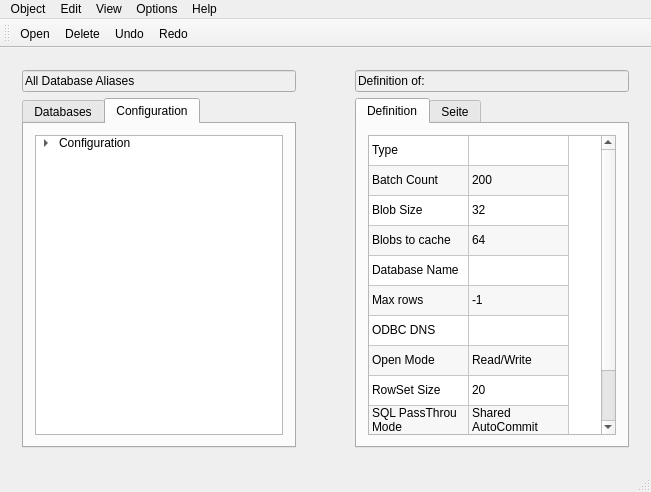
<?xml version="1.0" encoding="UTF-8"?>
<ui version="4.0">
 <class>MainWindow</class>
 <widget class="QMainWindow" name="MainWindow">
  <property name="geometry">
   <rect>
    <x>0</x>
    <y>0</y>
    <width>651</width>
    <height>492</height>
   </rect>
  </property>
  <property name="windowTitle">
   <string>BDEadmin</string>
  </property>
  <widget class="QWidget" name="centralWidget">
   <layout class="QHBoxLayout" name="horizontalLayout_2">
    <item>
     <layout class="QHBoxLayout" name="horizontalLayout">
      <item>
       <widget class="QWidget" name="widget" native="true">
        <property name="sizePolicy">
         <sizepolicy hsizetype="Expanding" vsizetype="Preferred">
          <horstretch>0</horstretch>
          <verstretch>0</verstretch>
         </sizepolicy>
        </property>
        <layout class="QVBoxLayout" name="verticalLayout_2">
         <item>
          <layout class="QVBoxLayout" name="verticalLayout">
           <item>
            <widget class="QLineEdit" name="lineEdit">
             <property name="enabled">
              <bool>false</bool>
             </property>
             <property name="palette">
              <palette>
               <active>
                <colorrole role="WindowText">
                 <brush brushstyle="SolidPattern">
                  <color alpha="255">
                   <red>0</red>
                   <green>0</green>
                   <blue>0</blue>
                  </color>
                 </brush>
                </colorrole>
                <colorrole role="Dark">
                 <brush brushstyle="SolidPattern">
                  <color alpha="255">
                   <red>0</red>
                   <green>0</green>
                   <blue>0</blue>
                  </color>
                 </brush>
                </colorrole>
                <colorrole role="Text">
                 <brush brushstyle="SolidPattern">
                  <color alpha="255">
                   <red>0</red>
                   <green>0</green>
                   <blue>0</blue>
                  </color>
                 </brush>
                </colorrole>
                <colorrole role="ButtonText">
                 <brush brushstyle="SolidPattern">
                  <color alpha="255">
                   <red>0</red>
                   <green>0</green>
                   <blue>0</blue>
                  </color>
                 </brush>
                </colorrole>
               </active>
               <inactive>
                <colorrole role="WindowText">
                 <brush brushstyle="SolidPattern">
                  <color alpha="255">
                   <red>0</red>
                   <green>0</green>
                   <blue>0</blue>
                  </color>
                 </brush>
                </colorrole>
                <colorrole role="Dark">
                 <brush brushstyle="SolidPattern">
                  <color alpha="255">
                   <red>0</red>
                   <green>0</green>
                   <blue>0</blue>
                  </color>
                 </brush>
                </colorrole>
                <colorrole role="Text">
                 <brush brushstyle="SolidPattern">
                  <color alpha="255">
                   <red>0</red>
                   <green>0</green>
                   <blue>0</blue>
                  </color>
                 </brush>
                </colorrole>
                <colorrole role="ButtonText">
                 <brush brushstyle="SolidPattern">
                  <color alpha="255">
                   <red>0</red>
                   <green>0</green>
                   <blue>0</blue>
                  </color>
                 </brush>
                </colorrole>
               </inactive>
               <disabled>
                <colorrole role="WindowText">
                 <brush brushstyle="SolidPattern">
                  <color alpha="255">
                   <red>0</red>
                   <green>0</green>
                   <blue>0</blue>
                  </color>
                 </brush>
                </colorrole>
                <colorrole role="Dark">
                 <brush brushstyle="SolidPattern">
                  <color alpha="255">
                   <red>0</red>
                   <green>0</green>
                   <blue>0</blue>
                  </color>
                 </brush>
                </colorrole>
                <colorrole role="Text">
                 <brush brushstyle="SolidPattern">
                  <color alpha="255">
                   <red>0</red>
                   <green>0</green>
                   <blue>0</blue>
                  </color>
                 </brush>
                </colorrole>
                <colorrole role="ButtonText">
                 <brush brushstyle="SolidPattern">
                  <color alpha="255">
                   <red>0</red>
                   <green>0</green>
                   <blue>0</blue>
                  </color>
                 </brush>
                </colorrole>
               </disabled>
              </palette>
             </property>
             <property name="text">
              <string>All Database Aliases</string>
             </property>
            </widget>
           </item>
           <item>
            <widget class="QTabWidget" name="tabWidget">
             <property name="currentIndex">
              <number>1</number>
             </property>
             <widget class="QWidget" name="tab">
              <attribute name="title">
               <string>Databases</string>
              </attribute>
              <layout class="QVBoxLayout" name="verticalLayout_6">
               <item>
                <layout class="QVBoxLayout" name="verticalLayout_5">
                 <item>
                  <widget class="QTreeWidget" name="treeWidget">
                   <attribute name="headerVisible">
                    <bool>false</bool>
                   </attribute>
                   <column>
                    <property name="text">
                     <string>1</string>
                    </property>
                   </column>
                   <item>
                    <property name="text">
                     <string>Databases</string>
                    </property>
                    <item>
                     <property name="text">
                      <string>FLEET</string>
                     </property>
                    </item>
                   </item>
                  </widget>
                 </item>
                </layout>
               </item>
              </layout>
             </widget>
             <widget class="QWidget" name="tab_2">
              <attribute name="title">
               <string>Configuration</string>
              </attribute>
              <layout class="QVBoxLayout" name="verticalLayout_10">
               <item>
                <layout class="QVBoxLayout" name="verticalLayout_9">
                 <item>
                  <widget class="QTreeWidget" name="treeWidget_2">
                   <attribute name="headerVisible">
                    <bool>false</bool>
                   </attribute>
                   <column>
                    <property name="text">
                     <string>1</string>
                    </property>
                   </column>
                   <item>
                    <property name="text">
                     <string>Configuration</string>
                    </property>
                    <item>
                     <property name="text">
                      <string>Drivers</string>
                     </property>
                     <item>
                      <property name="text">
                       <string>Native</string>
                      </property>
                      <item>
                       <property name="text">
                        <string>dBase</string>
                       </property>
                      </item>
                     </item>
                     <item>
                      <property name="text">
                       <string>ODBC</string>
                      </property>
                     </item>
                    </item>
                    <item>
                     <property name="text">
                      <string>System</string>
                     </property>
                     <item>
                      <property name="text">
                       <string>Init</string>
                      </property>
                     </item>
                     <item>
                      <property name="text">
                       <string>Formats</string>
                      </property>
                      <item>
                       <property name="text">
                        <string>Date</string>
                       </property>
                      </item>
                      <item>
                       <property name="text">
                        <string>Time</string>
                       </property>
                      </item>
                     </item>
                    </item>
                   </item>
                  </widget>
                 </item>
                </layout>
               </item>
              </layout>
             </widget>
            </widget>
           </item>
          </layout>
         </item>
        </layout>
       </widget>
      </item>
      <item>
       <spacer name="horizontalSpacer">
        <property name="orientation">
         <enum>Qt::Horizontal</enum>
        </property>
        <property name="sizeType">
         <enum>QSizePolicy::Preferred</enum>
        </property>
        <property name="sizeHint" stdset="0">
         <size>
          <width>40</width>
          <height>20</height>
         </size>
        </property>
       </spacer>
      </item>
      <item>
       <widget class="QWidget" name="widget_2" native="true">
        <property name="sizePolicy">
         <sizepolicy hsizetype="Expanding" vsizetype="Preferred">
          <horstretch>0</horstretch>
          <verstretch>0</verstretch>
         </sizepolicy>
        </property>
        <layout class="QVBoxLayout" name="verticalLayout_4">
         <item>
          <layout class="QVBoxLayout" name="verticalLayout_3">
           <item>
            <widget class="QLineEdit" name="lineEdit_2">
             <property name="enabled">
              <bool>false</bool>
             </property>
             <property name="palette">
              <palette>
               <active>
                <colorrole role="WindowText">
                 <brush brushstyle="SolidPattern">
                  <color alpha="255">
                   <red>0</red>
                   <green>0</green>
                   <blue>0</blue>
                  </color>
                 </brush>
                </colorrole>
                <colorrole role="Dark">
                 <brush brushstyle="SolidPattern">
                  <color alpha="255">
                   <red>0</red>
                   <green>0</green>
                   <blue>0</blue>
                  </color>
                 </brush>
                </colorrole>
                <colorrole role="Text">
                 <brush brushstyle="SolidPattern">
                  <color alpha="255">
                   <red>0</red>
                   <green>0</green>
                   <blue>0</blue>
                  </color>
                 </brush>
                </colorrole>
                <colorrole role="ButtonText">
                 <brush brushstyle="SolidPattern">
                  <color alpha="255">
                   <red>0</red>
                   <green>0</green>
                   <blue>0</blue>
                  </color>
                 </brush>
                </colorrole>
               </active>
               <inactive>
                <colorrole role="WindowText">
                 <brush brushstyle="SolidPattern">
                  <color alpha="255">
                   <red>0</red>
                   <green>0</green>
                   <blue>0</blue>
                  </color>
                 </brush>
                </colorrole>
                <colorrole role="Dark">
                 <brush brushstyle="SolidPattern">
                  <color alpha="255">
                   <red>0</red>
                   <green>0</green>
                   <blue>0</blue>
                  </color>
                 </brush>
                </colorrole>
                <colorrole role="Text">
                 <brush brushstyle="SolidPattern">
                  <color alpha="255">
                   <red>0</red>
                   <green>0</green>
                   <blue>0</blue>
                  </color>
                 </brush>
                </colorrole>
                <colorrole role="ButtonText">
                 <brush brushstyle="SolidPattern">
                  <color alpha="255">
                   <red>0</red>
                   <green>0</green>
                   <blue>0</blue>
                  </color>
                 </brush>
                </colorrole>
               </inactive>
               <disabled>
                <colorrole role="WindowText">
                 <brush brushstyle="SolidPattern">
                  <color alpha="255">
                   <red>0</red>
                   <green>0</green>
                   <blue>0</blue>
                  </color>
                 </brush>
                </colorrole>
                <colorrole role="Dark">
                 <brush brushstyle="SolidPattern">
                  <color alpha="255">
                   <red>0</red>
                   <green>0</green>
                   <blue>0</blue>
                  </color>
                 </brush>
                </colorrole>
                <colorrole role="Text">
                 <brush brushstyle="SolidPattern">
                  <color alpha="255">
                   <red>0</red>
                   <green>0</green>
                   <blue>0</blue>
                  </color>
                 </brush>
                </colorrole>
                <colorrole role="ButtonText">
                 <brush brushstyle="SolidPattern">
                  <color alpha="255">
                   <red>0</red>
                   <green>0</green>
                   <blue>0</blue>
                  </color>
                 </brush>
                </colorrole>
               </disabled>
              </palette>
             </property>
             <property name="text">
              <string>Definition of:</string>
             </property>
            </widget>
           </item>
           <item>
            <widget class="QTabWidget" name="tabWidget_2">
             <property name="currentIndex">
              <number>0</number>
             </property>
             <widget class="QWidget" name="tab_3">
              <attribute name="title">
               <string>Definition</string>
              </attribute>
              <layout class="QVBoxLayout" name="verticalLayout_8">
               <item>
                <layout class="QVBoxLayout" name="verticalLayout_7">
                 <item>
                  <widget class="QTableWidget" name="DefTable">
                   <property name="alternatingRowColors">
                    <bool>true</bool>
                   </property>
                   <property name="wordWrap">
                    <bool>true</bool>
                   </property>
                   <property name="cornerButtonEnabled">
                    <bool>false</bool>
                   </property>
                   <attribute name="horizontalHeaderVisible">
                    <bool>false</bool>
                   </attribute>
                   <attribute name="verticalHeaderVisible">
                    <bool>false</bool>
                   </attribute>
                   <attribute name="verticalHeaderStretchLastSection">
                    <bool>false</bool>
                   </attribute>
                   <row>
                    <property name="text">
                     <string>row1</string>
                    </property>
                   </row>
                   <row>
                    <property name="text">
                     <string>row2</string>
                    </property>
                   </row>
                   <row>
                    <property name="text">
                     <string>row3</string>
                    </property>
                   </row>
                   <row>
                    <property name="text">
                     <string>row4</string>
                    </property>
                   </row>
                   <row>
                    <property name="text">
                     <string>row5</string>
                    </property>
                   </row>
                   <row>
                    <property name="text">
                     <string>row6</string>
                    </property>
                   </row>
                   <row>
                    <property name="text">
                     <string>row7</string>
                    </property>
                   </row>
                   <row>
                    <property name="text">
                     <string>row8</string>
                    </property>
                   </row>
                   <row>
                    <property name="text">
                     <string>row9</string>
                    </property>
                   </row>
                   <row>
                    <property name="text">
                     <string>row10</string>
                    </property>
                   </row>
                   <row>
                    <property name="text">
                     <string>row11</string>
                    </property>
                   </row>
                   <column>
                    <property name="text">
                     <string>Prop</string>
                    </property>
                   </column>
                   <column>
                    <property name="text">
                     <string>Value</string>
                    </property>
                   </column>
                   <item row="0" column="0">
                    <property name="text">
                     <string>Type</string>
                    </property>
                   </item>
                   <item row="1" column="0">
                    <property name="text">
                     <string>Batch Count</string>
                    </property>
                   </item>
                   <item row="1" column="1">
                    <property name="text">
                     <string>200</string>
                    </property>
                   </item>
                   <item row="2" column="0">
                    <property name="text">
                     <string>Blob Size</string>
                    </property>
                   </item>
                   <item row="2" column="1">
                    <property name="text">
                     <string>32</string>
                    </property>
                   </item>
                   <item row="3" column="0">
                    <property name="text">
                     <string>Blobs to cache</string>
                    </property>
                   </item>
                   <item row="3" column="1">
                    <property name="text">
                     <string>64</string>
                    </property>
                   </item>
                   <item row="4" column="0">
                    <property name="text">
                     <string>Database Name</string>
                    </property>
                   </item>
                   <item row="5" column="0">
                    <property name="text">
                     <string>Max rows</string>
                    </property>
                   </item>
                   <item row="5" column="1">
                    <property name="text">
                     <string>-1</string>
                    </property>
                   </item>
                   <item row="6" column="0">
                    <property name="text">
                     <string>ODBC DNS</string>
                    </property>
                   </item>
                   <item row="7" column="0">
                    <property name="text">
                     <string>Open Mode</string>
                    </property>
                   </item>
                   <item row="7" column="1">
                    <property name="text">
                     <string>Read/Write</string>
                    </property>
                   </item>
                   <item row="8" column="0">
                    <property name="text">
                     <string>RowSet Size</string>
                    </property>
                   </item>
                   <item row="8" column="1">
                    <property name="text">
                     <string>20</string>
                    </property>
                   </item>
                   <item row="9" column="0">
                    <property name="text">
                     <string>SQL PassThrou Mode</string>
                    </property>
                   </item>
                   <item row="9" column="1">
                    <property name="text">
                     <string>Shared AutoCommit</string>
                    </property>
                   </item>
                   <item row="10" column="0">
                    <property name="text">
                     <string>User Name</string>
                    </property>
                   </item>
                  </widget>
                 </item>
                </layout>
               </item>
              </layout>
             </widget>
             <widget class="QWidget" name="tab_4">
              <attribute name="title">
               <string>Seite</string>
              </attribute>
              <layout class="QVBoxLayout" name="verticalLayout_12">
               <item>
                <layout class="QVBoxLayout" name="verticalLayout_11">
                 <item>
                  <widget class="QTableWidget" name="tableWidget">
                   <attribute name="horizontalHeaderVisible">
                    <bool>false</bool>
                   </attribute>
                   <attribute name="verticalHeaderVisible">
                    <bool>false</bool>
                   </attribute>
                   <row>
                    <property name="text">
                     <string>row1</string>
                    </property>
                   </row>
                   <row>
                    <property name="text">
                     <string>row2</string>
                    </property>
                   </row>
                   <row>
                    <property name="text">
                     <string>row3</string>
                    </property>
                   </row>
                   <row>
                    <property name="text">
                     <string>row4</string>
                    </property>
                   </row>
                   <row>
                    <property name="text">
                     <string>row5</string>
                    </property>
                   </row>
                   <row>
                    <property name="text">
                     <string>row6</string>
                    </property>
                   </row>
                   <row>
                    <property name="text">
                     <string>row7</string>
                    </property>
                   </row>
                   <row>
                    <property name="text">
                     <string>row8</string>
                    </property>
                   </row>
                   <row>
                    <property name="text">
                     <string>row9</string>
                    </property>
                   </row>
                   <row>
                    <property name="text">
                     <string>row10</string>
                    </property>
                   </row>
                   <row>
                    <property name="text">
                     <string>row11</string>
                    </property>
                   </row>
                   <column>
                    <property name="text">
                     <string>col1</string>
                    </property>
                   </column>
                   <column>
                    <property name="text">
                     <string>col2</string>
                    </property>
                   </column>
                   <item row="0" column="0">
                    <property name="text">
                     <string>Auto ODBC</string>
                    </property>
                   </item>
                   <item row="0" column="1">
                    <property name="text">
                     <string>FALSE</string>
                    </property>
                   </item>
                   <item row="1" column="0">
                    <property name="text">
                     <string>Data Repository</string>
                    </property>
                   </item>
                   <item row="2" column="0">
                    <property name="text">
                     <string>Default Driver</string>
                    </property>
                   </item>
                   <item row="3" column="0">
                    <property name="text">
                     <string>LangDriver</string>
                    </property>
                   </item>
                   <item row="4" column="0">
                    <property name="text">
                     <string>LocalShare</string>
                    </property>
                   </item>
                   <item row="4" column="1">
                    <property name="text">
                     <string>TRUE</string>
                    </property>
                   </item>
                   <item row="5" column="0">
                    <property name="text">
                     <string>MaxBufferSize</string>
                    </property>
                   </item>
                   <item row="5" column="1">
                    <property name="text">
                     <string>8192</string>
                    </property>
                   </item>
                   <item row="6" column="0">
                    <property name="text">
                     <string>MaxFileHandles</string>
                    </property>
                   </item>
                   <item row="6" column="1">
                    <property name="text">
                     <string>254</string>
                    </property>
                   </item>
                   <item row="7" column="0">
                    <property name="text">
                     <string>MemSize</string>
                    </property>
                   </item>
                   <item row="7" column="1">
                    <property name="text">
                     <string>1523</string>
                    </property>
                   </item>
                   <item row="8" column="0">
                    <property name="text">
                     <string>MinBufSize</string>
                    </property>
                   </item>
                   <item row="8" column="1">
                    <property name="text">
                     <string>1024</string>
                    </property>
                   </item>
                   <item row="9" column="0">
                    <property name="text">
                     <string>MTS Polling</string>
                    </property>
                   </item>
                   <item row="9" column="1">
                    <property name="text">
                     <string>FALSE</string>
                    </property>
                   </item>
                   <item row="10" column="0">
                    <property name="text">
                     <string>Version</string>
                    </property>
                    <property name="font">
                     <font>
                      <weight>75</weight>
                      <bold>true</bold>
                     </font>
                    </property>
                   </item>
                   <item row="10" column="1">
                    <property name="text">
                     <string>1.0</string>
                    </property>
                    <property name="font">
                     <font>
                      <weight>75</weight>
                      <bold>true</bold>
                     </font>
                    </property>
                   </item>
                  </widget>
                 </item>
                </layout>
               </item>
              </layout>
             </widget>
            </widget>
           </item>
          </layout>
         </item>
        </layout>
       </widget>
      </item>
     </layout>
    </item>
   </layout>
  </widget>
  <widget class="QMenuBar" name="menuBar">
   <property name="geometry">
    <rect>
     <x>0</x>
     <y>0</y>
     <width>651</width>
     <height>22</height>
    </rect>
   </property>
   <widget class="QMenu" name="menuObject">
    <property name="title">
     <string>Object</string>
    </property>
   </widget>
   <widget class="QMenu" name="menuEdit">
    <property name="title">
     <string>Edit</string>
    </property>
   </widget>
   <widget class="QMenu" name="menuView">
    <property name="title">
     <string>View</string>
    </property>
   </widget>
   <widget class="QMenu" name="menuOptions">
    <property name="title">
     <string>Options</string>
    </property>
   </widget>
   <widget class="QMenu" name="menuHelp">
    <property name="title">
     <string>Help</string>
    </property>
    <addaction name="actionAbout_BDE_Administrator"/>
    <addaction name="actionAbout_Qt"/>
   </widget>
   <addaction name="menuObject"/>
   <addaction name="menuEdit"/>
   <addaction name="menuView"/>
   <addaction name="menuOptions"/>
   <addaction name="menuHelp"/>
  </widget>
  <widget class="QToolBar" name="mainToolBar">
   <attribute name="toolBarArea">
    <enum>TopToolBarArea</enum>
   </attribute>
   <attribute name="toolBarBreak">
    <bool>false</bool>
   </attribute>
   <addaction name="actionOpen"/>
   <addaction name="actionDelete"/>
   <addaction name="actionUndo"/>
   <addaction name="actionRedo"/>
  </widget>
  <widget class="QStatusBar" name="statusBar"/>
  <action name="actionAbout_Qt">
   <property name="text">
    <string>About Qt</string>
   </property>
  </action>
  <action name="actionOpen">
   <property name="icon">
    <iconset resource="resources.qrc">
     <normaloff>:/icons/open.png</normaloff>:/icons/open.png</iconset>
   </property>
   <property name="text">
    <string>Open</string>
   </property>
  </action>
  <action name="actionRedo">
   <property name="icon">
    <iconset>
     <normalon>:/icons/redo-icon.png</normalon>
    </iconset>
   </property>
   <property name="text">
    <string>Redo</string>
   </property>
  </action>
  <action name="actionUndo">
   <property name="icon">
    <iconset resource="resources.qrc">
     <normaloff>:/icons/undo-icon.png</normaloff>:/icons/undo-icon.png</iconset>
   </property>
   <property name="text">
    <string>Undo</string>
   </property>
  </action>
  <action name="actionDelete">
   <property name="icon">
    <iconset resource="resources.qrc">
     <normaloff>:/icons/delete.png</normaloff>
     <activeon>:/icons/delete.png</activeon>:/icons/delete.png</iconset>
   </property>
   <property name="text">
    <string>Delete</string>
   </property>
  </action>
  <action name="actionAbout_BDE_Administrator">
   <property name="text">
    <string>About BDE Administrator</string>
   </property>
  </action>
 </widget>
 <layoutdefault spacing="6" margin="11"/>
 <resources>
  <include location="resources.qrc"/>
 </resources>
 <connections/>
</ui>
